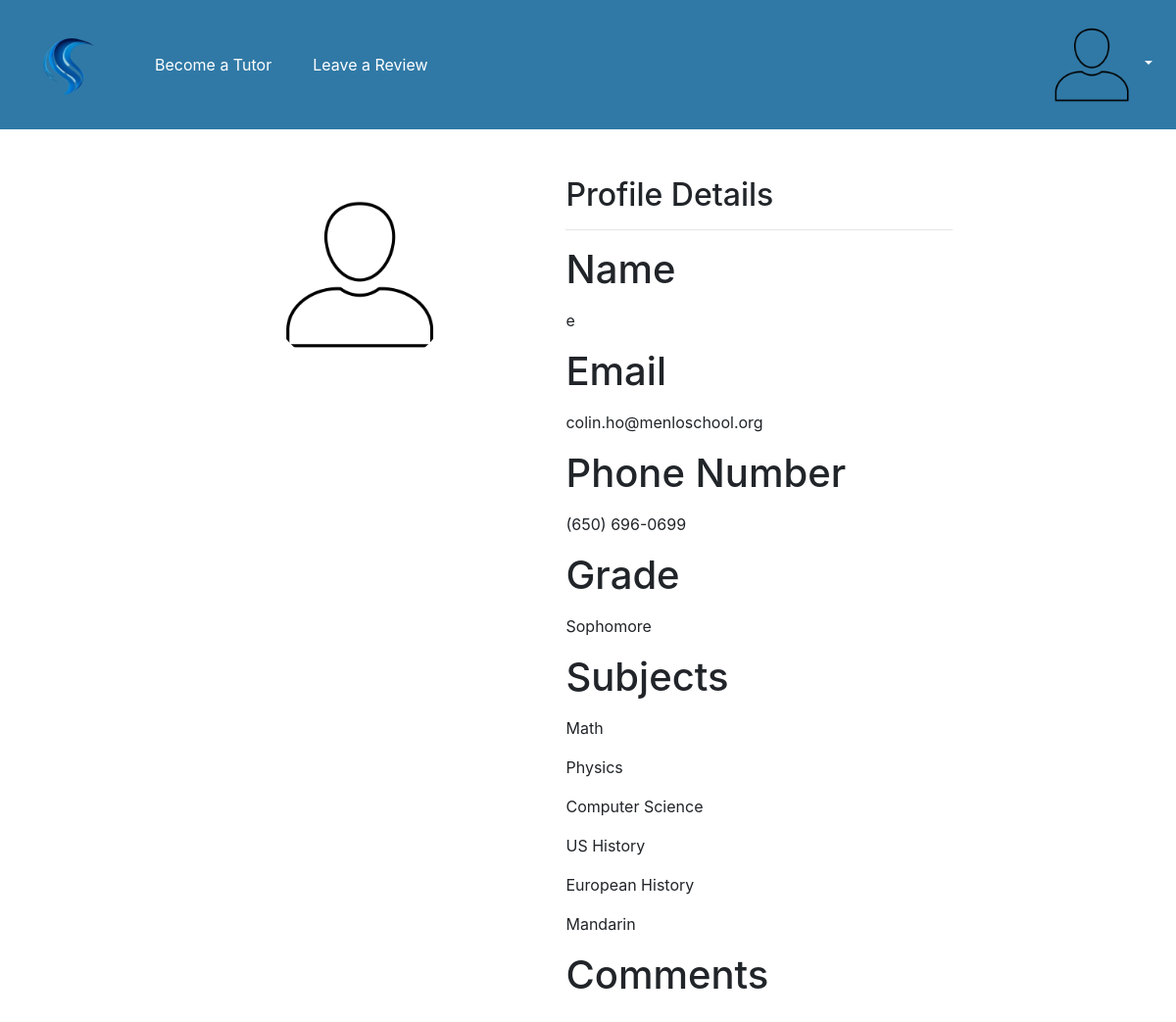
The app's page /profile (signed in) with its own data.
### models.py (models this page shows, shortened)
class User(Base):
    __tablename__ = "users"
    id = Column("id", INTEGER, primary_key=True)
    username = Column("username", TEXT, nullable=False)
    name = Column("name", TEXT, nullable=False)
    password = Column("password", TEXT, nullable=False)
    tutors = relationship("Tutor", secondary="ratingtags", back_populates="users")

class Tutor(Base):
    __tablename__ = "tutors"
    id = Column("id", INTEGER, primary_key=True)
    bio = Column("bio", TEXT, nullable=False)
    intro = Column("intro", TEXT, nullable=False)
    grade = Column("grade", TEXT, nullable=False)
    phone = Column("phone", TEXT, nullable=False)
    email = Column("email", TEXT, nullable=False)
    user_id = Column(INTEGER, ForeignKey('users.id'), nullable=False)
    users = relationship("User", secondary="ratingtags", back_populates="tutors")
    subjects = relationship("Subject", secondary="subjecttags", back_populates="tutors")

class Subject(Base):
    __tablename__ = "subjects"
    id = Column("id", INTEGER, primary_key=True)
    name = Column("name", TEXT, nullable=False)
    tutors = relationship("Tutor", secondary="subjecttags", back_populates="subjects")

### app.py (the view)
@app.route("/profile")
def profile():
    if "username" in session:
        user = db_session.query(User).filter(User.username == session["username"]).first()
        tutorcheck = db_session.query(Tutor).where(Tutor.user_id == user.id).first()
        if(tutorcheck):
            comments = db_session.query(RatingTag).where(RatingTag.tutor_id == tutorcheck.id).order_by(RatingTag.id.desc()).limit(3).all()
            subjects = tutorcheck.subjects
            return render_template("profile.html", user=user, tutorcheck=tutorcheck, comments=comments, subjects=subjects)
        else:
            comments = db_session.query(RatingTag).where(RatingTag.user_id == user.id).order_by(RatingTag.id.desc()).limit(3).all()
            return render_template("profile.html", user=user, tutorcheck=tutorcheck, comments=comments)
    else:
        return redirect(url_for("login"))

### templates/profile.html (shortened to what this page needs)
{% extends "base.html" %}
  {% block style %}
    <link rel="stylesheet" type="text/css" href="{{url_for('static', filename='styles/profile.css')}}">
    {% endblock %}
    {% block content %}
    <div class="container">
        <div class="row mt-5">
          <div class="col-md-4 offset-md-1">
            <div class="profile-picture text-center">
              <img src="{{url_for('static', filename='images/profile.png')}}" alt="Profile Picture" class="rounded-circle">
            </div>
          </div>
          <div class="col-md-6">
            <div class="profile-details">
              <h2>Profile Details</h2>
              <hr>
              <div class="form-group">
                <h1><label for="name">Name</label></h1>
                <p>{{user.name}}</p>
              </div>
              {%if tutorcheck:%}
                <div class="form-group">
                  <h1><label for="email">Email</label></h1>
                  <p>{{tutorcheck.email}}</p>
                </div>
                <div class="form-group">
                  <h1><label for="phone">Phone Number</label></h1>
                  <p>{{tutorcheck.phone}}</p>
                </div>
                <div class="form-group">
                  <h1><label for="grade">Grade</label></h1>
                  <p>{{tutorcheck.grade}}</p>
                </div>
                <div class="form-group">
                  <h1><label for="subjects">Subjects</label></h1>
                  {%for subject in subjects:%}
                    <p>{{subject.name}}</p>
                  {%endfor%}
                </div>
              {%endif%}
              <div class="form-group">
                <h1><label for="phone">Comments</label></h1>
              </div>
            </div>
          </div>
        </div>
      </div>
    {% endblock %}

### static/styles/profile.css (style rules this page uses)
.container { max-width: 960px; }
.profile-picture img { width: 200px; height: 200px; }
.profile-details { padding-left: 40px; }

### records on screen
User: name "e"
Tutor: email "colin.ho@menloschool.org", phone "(650) 696-0699", grade "Sophomore"
Subject: name "Math"
Subject: name "Physics"
Subject: name "Computer Science"
Subject: name "US History"
Subject: name "European History"
Subject: name "Mandarin"
